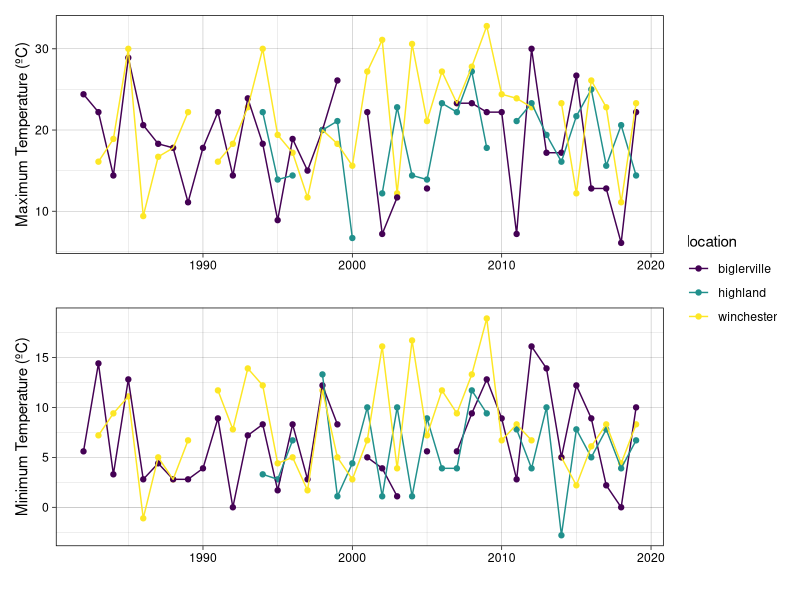
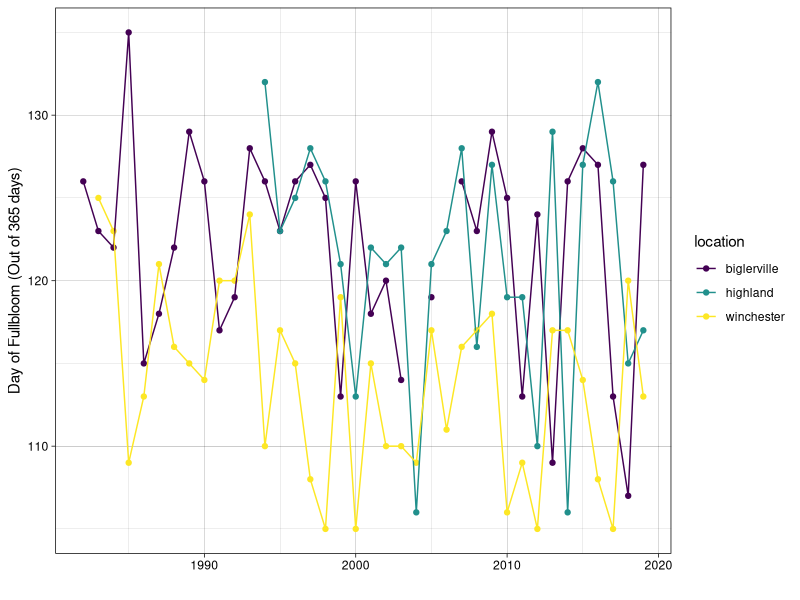
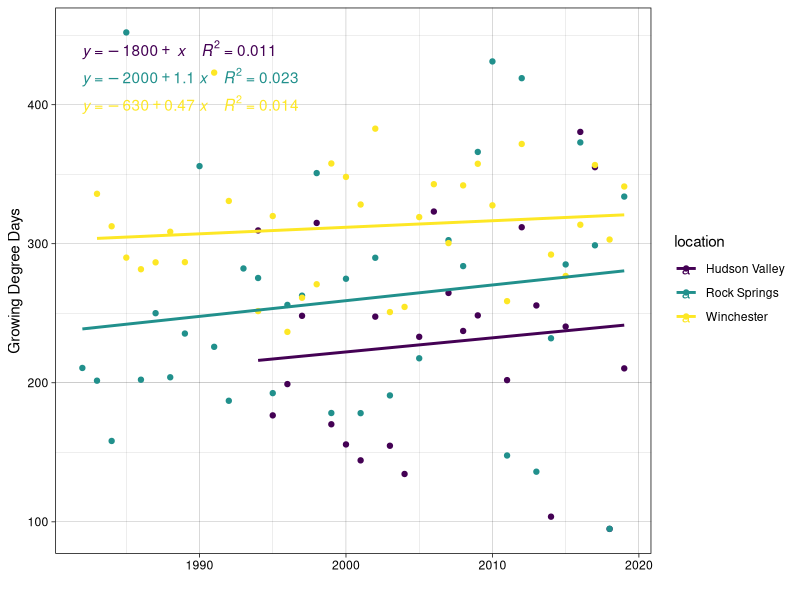
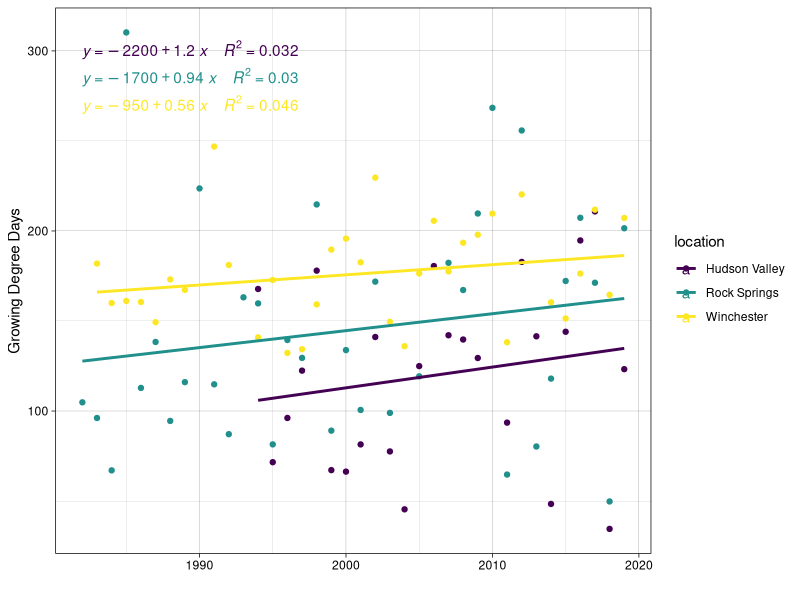
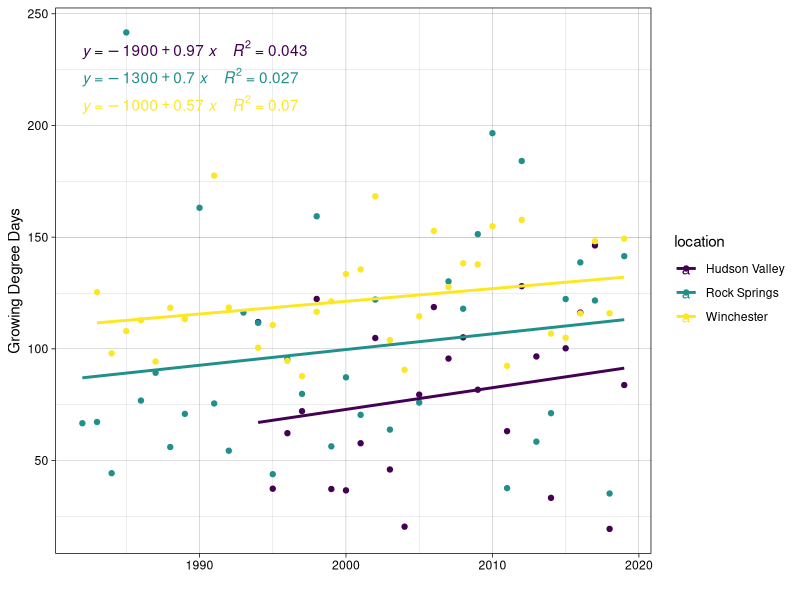

Recreate these plots in R, in order.
## ---- chunk 1
knitr::opts_chunk$set(echo = FALSE, warning = FALSE, message = FALSE)
## ---- chunk 2
library(tidyverse)
library(viridis)
library(patchwork)
library(knitr)
library(ggpubr)
## ---- chunk 3
temp_locations <- read_csv(here::here("projects", "2023-11-13-apple-bloom", "data", "all_locations_temp.csv"))
bloom_temp <- read_csv(here::here("projects", "2023-11-13-apple-bloom", "data", "bloom_temps.csv"))
gdd <- read_csv(here::here("projects", "2023-11-13-apple-bloom", "data", "apple_sum_gdds.csv"))
## ---- chunk 4
## map
## ---- chunk 5
## Historical Temperature Trends
temp_max <- ggplot(bloom_temp, aes(x = year, y = temp_max, color = location)) +
  geom_point() +
  geom_line() +
  theme_linedraw() +
  labs(x = "", y = "Maximum Temperature (ºC)") +
  scale_color_viridis_d()

temp_min <- ggplot(bloom_temp, aes(x = year, y = temp_min, color = location)) +
  geom_point() +
  geom_line() +
  theme_linedraw() +
  labs(x = "", y = "Minimum Temperature (ºC)") +
  scale_color_viridis_d()

temp_max / temp_min + plot_layout(guides = "collect")
## ---- chunk 6
## Day of Full Bloom
ggplot(bloom_temp, aes(x = year, y = doy_bloom, color = location)) +
  geom_point() +
  geom_line() +
  labs(x = "", y = "Day of Fullbloom (Out of 365 days)") +
  theme_linedraw() +
  scale_color_viridis_d()
## ---- chunk 7
## Linear models
summary(lm(low_temp_4 ~ year + location, data = gdd))

summary(lm(mid_temp_7.22 ~ year + location, data = gdd))

summary(lm(high_temp_9 ~ year + location, data = gdd))
## ---- chunk 8
## Growing Degree Days 
# Using 4ºC

ggplot(gdd, aes(x = year, y = low_temp_4, color = location)) +
  geom_point() +
  geom_smooth(method='lm', formula = y ~ x, se = FALSE) +
  stat_regline_equation(
    aes(label =  paste(..eq.label.., ..rr.label.., sep = "~~~~"), color = location)) +
  labs(x = "", y = "Growing Degree Days") +
  theme_linedraw() +
  scale_color_viridis_d()
## ---- chunk 9
# Using 7.22ºC

ggplot(gdd, aes(x = year, y = mid_temp_7.22, color = location)) +
  geom_point() +
  geom_smooth(method='lm', formula = y ~ x, se = FALSE) +
  stat_regline_equation(
    aes(label =  paste(..eq.label.., ..rr.label.., sep = "~~~~"), color = location)) + 
  labs(x = "", y = "Growing Degree Days") +
  theme_linedraw() +
  scale_color_viridis_d()
## ---- chunk 10
# Using 9ºC

ggplot(gdd, aes(x = year, y = high_temp_9, color = location)) +
  geom_point() +
  geom_smooth(method='lm', formula = y ~ x, se = FALSE) +
  stat_regline_equation(
    aes(label =  paste(..eq.label.., ..rr.label.., sep = "~~~~"), color = location)) +
  labs(x = "", y = "Growing Degree Days") +
  theme_linedraw() +
  scale_color_viridis_d()
